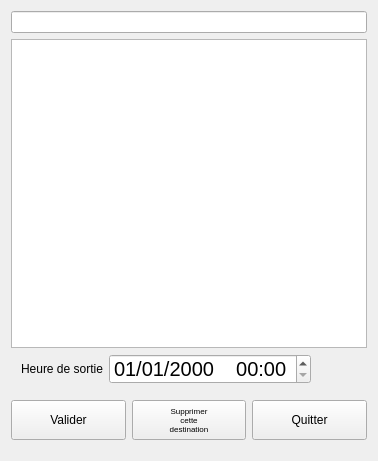
<?xml version="1.0" encoding="UTF-8"?>
<ui version="4.0">
 <class>DlgDesti</class>
 <widget class="QDialog" name="DlgDesti">
  <property name="geometry">
   <rect>
    <x>0</x>
    <y>0</y>
    <width>371</width>
    <height>461</height>
   </rect>
  </property>
  <property name="windowTitle">
   <string>Destination du patient</string>
  </property>
  <property name="windowIcon">
   <iconset resource="synoptux.qrc">
    <normaloff>:/images/Maison.png</normaloff>:/images/Maison.png</iconset>
  </property>
  <layout class="QGridLayout" name="gridLayout">
   <item row="0" column="0">
    <layout class="QVBoxLayout" name="verticalLayout">
     <property name="margin">
      <number>0</number>
     </property>
     <item>
      <widget class="QLineEdit" name="lineEdit_desti"/>
     </item>
     <item>
      <widget class="QTreeWidget" name="treeWidget_desti">
       <property name="font">
        <font>
         <pointsize>20</pointsize>
        </font>
       </property>
       <property name="alternatingRowColors">
        <bool>true</bool>
       </property>
       <property name="indentation">
        <number>10</number>
       </property>
       <attribute name="headerVisible">
        <bool>false</bool>
       </attribute>
       <column>
        <property name="text">
         <string notr="true">1</string>
        </property>
       </column>
      </widget>
     </item>
     <item>
      <layout class="QHBoxLayout" name="horizontalLayout">
       <property name="leftMargin">
        <number>10</number>
       </property>
       <property name="rightMargin">
        <number>10</number>
       </property>
       <item>
        <widget class="QLabel" name="label_heuresortie">
         <property name="text">
          <string>Heure de sortie</string>
         </property>
        </widget>
       </item>
       <item>
        <widget class="QDateTimeEdit" name="dateTimeEdit_HeureSortie">
         <property name="minimumSize">
          <size>
           <width>0</width>
           <height>30</height>
          </size>
         </property>
         <property name="font">
          <font>
           <pointsize>15</pointsize>
          </font>
         </property>
         <property name="displayFormat">
          <string>dd/MM/yyyy    HH:mm</string>
         </property>
        </widget>
       </item>
       <item>
        <widget class="QPushButton" name="pushButton_modifHeure">
         <property name="minimumSize">
          <size>
           <width>0</width>
           <height>30</height>
          </size>
         </property>
         <property name="maximumSize">
          <size>
           <width>40</width>
           <height>16777215</height>
          </size>
         </property>
         <property name="text">
          <string/>
         </property>
         <property name="icon">
          <iconset resource="synoptux.qrc">
           <normaloff>:/images/datetime.png</normaloff>:/images/datetime.png</iconset>
         </property>
         <property name="iconSize">
          <size>
           <width>19</width>
           <height>19</height>
          </size>
         </property>
         <property name="flat">
          <bool>true</bool>
         </property>
        </widget>
       </item>
      </layout>
     </item>
     <item>
      <layout class="QHBoxLayout" name="horizontalLayout_2">
       <property name="topMargin">
        <number>10</number>
       </property>
       <property name="bottomMargin">
        <number>10</number>
       </property>
       <item>
        <widget class="QPushButton" name="pushButton_valider">
         <property name="minimumSize">
          <size>
           <width>0</width>
           <height>40</height>
          </size>
         </property>
         <property name="text">
          <string>Valider</string>
         </property>
        </widget>
       </item>
       <item>
        <widget class="QPushButton" name="pushButton_annuler">
         <property name="minimumSize">
          <size>
           <width>0</width>
           <height>40</height>
          </size>
         </property>
         <property name="font">
          <font>
           <pointsize>6</pointsize>
          </font>
         </property>
         <property name="text">
          <string>Supprimer
cette
destination</string>
         </property>
        </widget>
       </item>
       <item>
        <widget class="QPushButton" name="pushButton_quitter">
         <property name="minimumSize">
          <size>
           <width>0</width>
           <height>40</height>
          </size>
         </property>
         <property name="text">
          <string>Quitter</string>
         </property>
        </widget>
       </item>
      </layout>
     </item>
    </layout>
   </item>
  </layout>
 </widget>
 <resources>
  <include location="synoptux.qrc"/>
 </resources>
 <connections/>
</ui>
